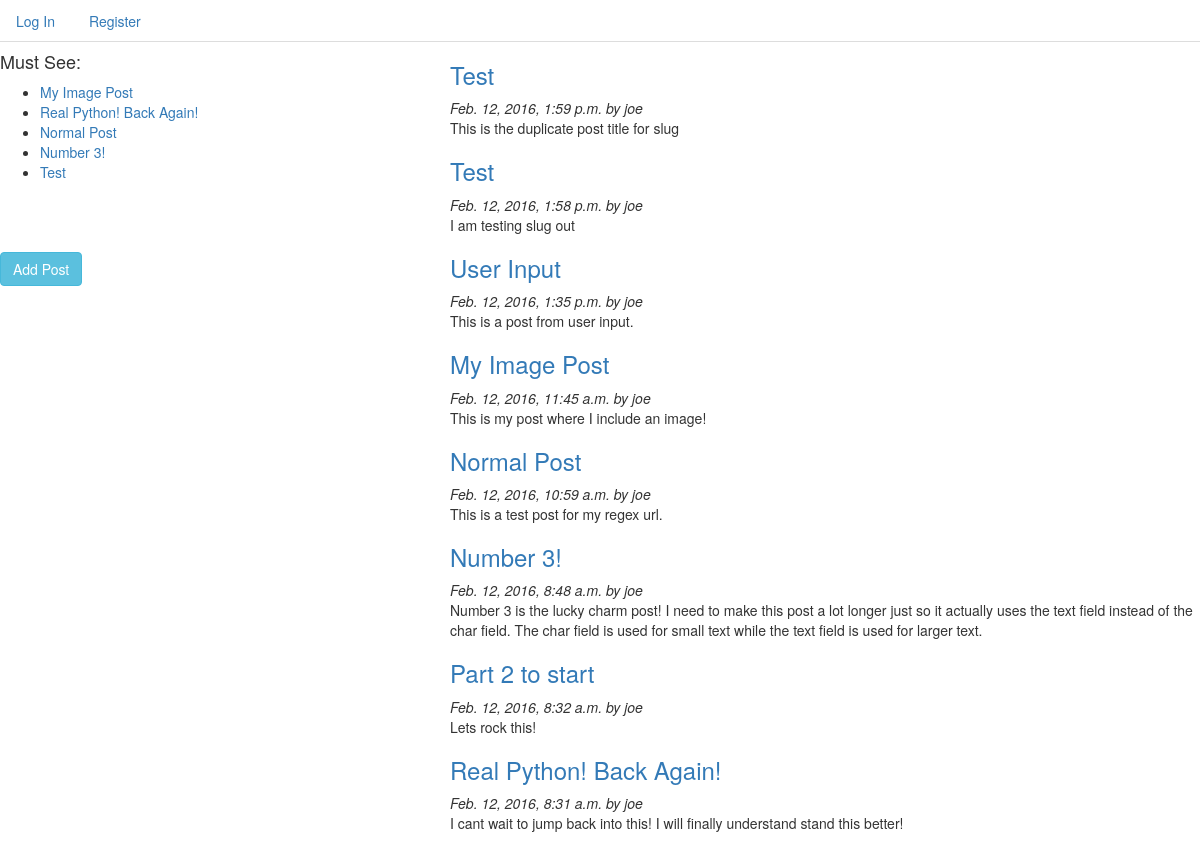
Screenshot of /blog/ with the database file from the repository.
### blog/models.py (models this page shows, shortened)
class Post(models.Model):
	user = models.ForeignKey(User, default=1)
	created_at = models.DateTimeField(auto_now_add=True)
	title = models.CharField(max_length=128)
	content = models.TextField()
	tag = models.CharField(max_length=16, blank=True, null=True)
	image = models.ImageField(upload_to="images", blank=True, null=True)
	views = models.IntegerField(default=0)
	slug = models.SlugField(max_length=128, unique=True)

### blog/views.py (the view)
# urls.py: 2. Add a URL to urlpatterns:  url(r'^blog/', include('blog.urls'))
def blog(request):
	latest_posts = Post.objects.all().order_by('-created_at')
	popular_posts = Post.objects.all().order_by('-views')[:5]
	for post in latest_posts:
		post.url = encode_url(post.title)
	for popular_post in popular_posts:
		popular_post.url = encode_url(popular_post.title)
	return render(request, 'blog/blog.html', {'latest_posts': latest_posts,
											  'popular_posts': popular_posts})

### blog/views.py (called while the page is built)
def encode_url(url):
	return url.replace(' ', '_')

### templates/blog/blog.html (shortened to what this page needs)
{% extends 'base.html' %}
{% block content %}
	<div class="row">
		<div class="col-md-4">
			<h4></a><h4>Must See:</h4>
			<ul>
			{% for popular_post in popular_posts %}
				<li><a href="/blog/{{ popular_post.slug }}">{{ popular_post.title }}</a></li>
			{% endfor %}
			</ul>
			<br>
			<br>
			<br>
			<a href="/blog/add_post/" class="btn btn-info">Add Post</a>
		</div>
		<div class="col-md-8">
		    {% if latest_posts %}
		    <ul>
		    {% for post in latest_posts %}
		      <h3><a href="/blog/{{ post.slug }}">{{ post.title }}</a></h3>
		      <em>{{ post.created_at }} by {{ post.user.username }}</em>
		      {{ post.content | linebreaks}}
		    {% endfor %}
		    </ul>
		    {% endif %}
		</div>
	</div>
{% endblock %}

### templates/base.html (shortened to what this page needs)
<!Doctype html>
<html>
  <head><title>{% block title %}{% endblock title %}</title></title>
  <link rel="stylesheet" href="https://maxcdn.bootstrapcdn.com/bootstrap/3.3.6/css/bootstrap.min.css">
  <body>
    <ul class="nav nav-tabs">
    	{% if user.is_authenticated %}
  			<li role="presentation"><a href="{% url 'blog' %}">Blog</a></li>
  			<li role="presentation"><a href="{% url 'logout' %}">Logout</a></li>
  		{% else %}
  			<li role="presentation"><a href="{% url 'login' %}">Log In</a></li>
  			<li role="presentation"><a href="{% url 'register' %}">Register</a></li>
  		{% endif %}
	</ul>
    {% block content %}
    {% endblock %}
  </body>
<html>

### rows the page displays
Post: title "My Image Post", created_at "Feb. 12, 2016, 11:45 a.m.", user.username "joe", content "This is my post where I include an image!"
Post: title "Real Python! Back Again!", created_at "Feb. 12, 2016, 8:31 a.m.", user.username "joe", content "I cant wait to jump back into this! I will finally understand stand this better!"
Post: title "Normal Post", created_at "Feb. 12, 2016, 10:59 a.m.", user.username "joe", content "This is a test post for my regex url."
Post: title "Number 3!", created_at "Feb. 12, 2016, 8:48 a.m.", user.username "joe", content "Number 3 is the lucky charm post! I need to make this post a lot longer just so it actually uses the text field instead of the char field. The char field is used for small text while the text field is used for larger text."
Post: title "Test", created_at "Feb. 12, 2016, 1:59 p.m.", user.username "joe", content "This is the duplicate post title for slug"
Post: title "Test", created_at "Feb. 12, 2016, 1:58 p.m.", user.username "joe", content "I am testing slug out"
Post: title "User Input", created_at "Feb. 12, 2016, 1:35 p.m.", user.username "joe", content "This is a post from user input."
Post: title "Part 2 to start", created_at "Feb. 12, 2016, 8:32 a.m.", user.username "joe", content "Lets rock this!"
